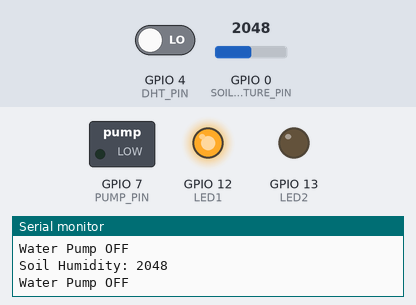
Simulated run of this sketch. Board: ESP32-C3. Shown: switched loads named in the sketch (green lamp = pin HIGH), output pins drawn as LEDs (lit = HIGH), the last lines printed to the serial monitor. Inputs (shaded band) come from the test bench; at power-on: GPIO 0 (SOIL_MOISTURE_PIN) = 2048, GPIO 4 (DHT_PIN) LOW. WiFi joins after 1.5 s; servers stay silent unless stated; no MQTT or app messages arrive unless stated.

Above: at 3.2 s.
3.3 s: GPIO 0 (SOIL_MOISTURE_PIN) set to 2452
6.5 s: GPIO 0 (SOIL_MOISTURE_PIN) set to 2529
At 8.3 s:
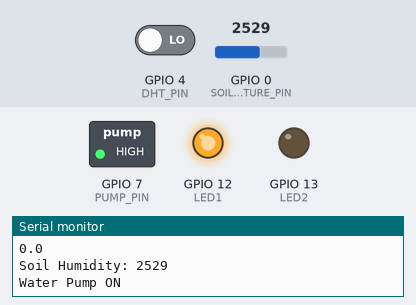
12.6 s: GPIO 0 (SOIL_MOISTURE_PIN) set to 2460
At 14.3 s:
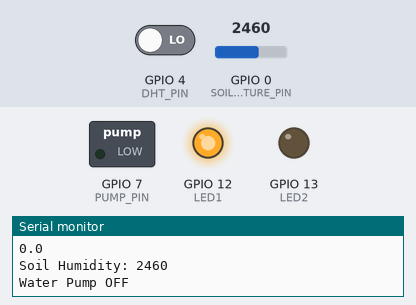
14.6 s: GPIO 0 (SOIL_MOISTURE_PIN) set to 2540
At 16.0 s:
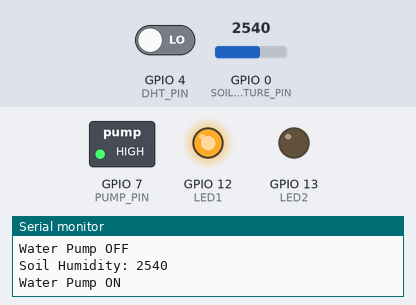
Timing chart, 0 to 17.6 s (numbered marks = the images above; inputs shaded):
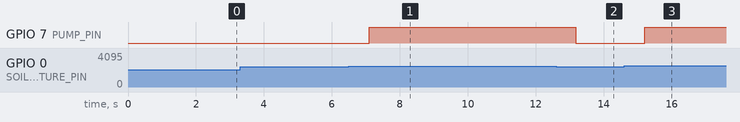

Measured:
- the behaviour switches between 2500 and 2501 on GPIO 0 (SOIL_MOISTURE_PIN) (found by bisection; images 0 and 1)
- after the input at 6.5 s, GPIO 7 (PUMP_PIN): LOW → HIGH after 0.60 s
- after the input at 12.6 s, GPIO 7 (PUMP_PIN): HIGH → LOW after 0.57 s
- after the input at 14.6 s, GPIO 7 (PUMP_PIN): LOW → HIGH after 0.61 s

The sketch:

sketch_jun28acd.ino
```cpp
/* Includes ------------------------------------------------------- */
#define LED1 12
#define LED2 13
#define PUMP_PIN 7
#define THRESHOLD 2500
#define SOIL_MOISTURE_PIN A0

#include "AITA_DHT.h"

/* Object definition ---------------------------------------------- */
AITA_DHT dht11;

#include <Arduino.h>
#include <WiFi.h>
#include <HTTPClient.h>
#include <PubSubClient.h>
#include <Ticker.h>

#ifndef STASSID
#define STASSID SSID
#define STAPSK PASS
#endif

const char *ssid = "CJ";
const char *pass = "20031019qweq";
const char *mqttServer = "192.168.107.76";
const char *mqtt_username = "admin";
const char *mqtt_password = "20031019qwe";
const int mqtt_port = 1883;

Ticker ticker;
WiFiClient wifiClient;
PubSubClient mqttClient(wifiClient);

int count;    // Ticker计数用变量

// ESP8266连接wifi
void connectWifi(){
  WiFi.begin(ssid, pass);
  //等待WiFi连接,成功连接后输出成功信息
  while (WiFi.status() != WL_CONNECTED) {
    delay(1000);
    Serial.print(".");
  }
  Serial.println("");
  Serial.println("WiFi Connected!");
  Serial.println("");
}

// 连接MQTT服务器并订阅信息
void connectMQTTServer(){
  // 根据ESP8266的MAC地址生成客户端ID（避免与其它ESP8266的客户端ID重名）
  String clientId = "esp32C3-" + WiFi.macAddress();

  // 连接MQTT服务器
  if (mqttClient.connect(clientId.c_str(), mqtt_username, mqtt_password)) {
    Serial.println("MQTT Server Connected.");
    Serial.println("Server Address: ");
    Serial.println(mqttServer);
    Serial.println("ClientId:");
    Serial.println(clientId);
    subscribeTopic(); // 订阅指定主题
  } else {
    Serial.print("MQTT Server Connect Failed. Client State:");
    Serial.println(mqttClient.state());
    delay(5000);
  }
}

// 收到信息后的回调函数
void receiveCallback(char* topic, byte* payload, unsigned int length) {
  Serial.print("Message Received [");
  Serial.print(topic);
  Serial.print("] ");
  for (int i = 0; i < length; i++) {
    Serial.print((char)payload[i]);
  }
  Serial.println("");
  Serial.print("Message Length(Bytes) ");
  Serial.println(length);

  if ((char)payload[8] == 't') {     // 如果收到的信息以“1”为开始
    digitalWrite(PUMP_PIN, HIGH);
    digitalWrite(LED2, HIGH);  // 则点亮LED。
    Serial.println("LED ON");
  } else {
    digitalWrite(LED2, LOW); // 否则熄灭LED。
    Serial.println("LED OFF");
  }
}

// 订阅指定主题
void subscribeTopic(){

  // 建立订阅主题。主题名称以Taichi-Maker-Sub为前缀，后面添加设备的MAC地址。
  // 这么做是为确保不同设备使用同一个MQTT服务器测试消息订阅时，所订阅的主题名称不同
  String topicString = "Taichi-Maker-Sub-" + WiFi.macAddress();
  char subTopic[topicString.length() + 1];
  strcpy(subTopic, topicString.c_str());

  // 通过串口监视器输出是否成功订阅主题以及订阅的主题名称
  if(mqttClient.subscribe(subTopic)){
    Serial.println("Subscrib Topic:");
    Serial.println(subTopic);
  } else {
    Serial.print("Subscribe Fail...");
  }
}

void tickerCount(){
  count++;
}

// 发布信息
void pubMQTTmsg(){
  static int value; // 客户端发布信息用数字

  // 建立发布主题。主题名称以Taichi-Maker-为前缀，后面添加设备的MAC地址。
  // 这么做是为确保不同用户进行MQTT信息发布时，ESP8266客户端名称各不相同，
  String topicString = "Taichi-Maker-Pub-" + WiFi.macAddress();
  char publishTopic[topicString.length() + 1];
  strcpy(publishTopic, topicString.c_str());

  String topicString1 = "Taichi-Maker-Pub1-" + WiFi.macAddress();
  char publishTopic1[topicString1.length() + 1];
  strcpy(publishTopic1, topicString1.c_str());


  // 建立发布信息。信息内容以Hello World为起始，后面添加发布次数。
  uint8_t temperature, humidity;
  if(!dht11.dht11Read(&temperature, &humidity)){
    Serial.printf("The temp:%d,The humi:%d\r\n", temperature, humidity);
  }
  String messageString = String((float)temperature, 1);
  char publishMsg[messageString.length() + 1];
  strcpy(publishMsg, messageString.c_str());

  String messageString1 = String((float)humidity, 1);
  char publishMsg1[messageString1.length() + 1];
  strcpy(publishMsg1, messageString1.c_str());
  //
  // 实现ESP8266向主题发布信息
  if(mqttClient.publish(publishTopic, publishMsg)&&mqttClient.publish(publishTopic1, publishMsg1)){
    Serial.println("Publish Topic:");Serial.println(publishTopic);
    Serial.println("Publish message:");Serial.println(publishMsg);
    Serial.println("Publish Topic1:");Serial.println(publishTopic1);
    Serial.println("Publish message1:");Serial.println(publishMsg1);
  } else {
    Serial.println("Message Publish Failed.");
  }
}

void setup() {
  pinMode(PUMP_PIN, OUTPUT);
  pinMode(SOIL_MOISTURE_PIN, INPUT);
  pinMode(LED2, OUTPUT);
  pinMode(LED1, OUTPUT);     // 设置板上LED引脚为输出模式
  digitalWrite(LED1, HIGH);  // 启动后关闭板上LED
  Serial.begin(115200);
  WiFi.mode(WIFI_STA);
  // 连接WiFi
  connectWifi();
  Serial.print("RRSI: ");
  Serial.println(WiFi.RSSI());
  // 设置MQTT服务器和端口号
  mqttClient.setServer(mqttServer, mqtt_port);
  // 设置MQTT订阅回调函数
  mqttClient.setCallback(receiveCallback);
  // 连接MQTT服务器
  connectMQTTServer();
  // Ticker定时对象
  ticker.attach(1, tickerCount);
}

void loop() {
  if ((WiFi.status() == WL_CONNECTED)) {
    if (mqttClient.connected()) { // 如果开发板成功连接服务器
        // 每隔3秒钟发布一次信息
        if (count >= 3){
        pubMQTTmsg();
        count = 0;
        }
        mqttClient.loop();          // 保持客户端心跳
        //uint8_t temperature, humidity;
        //if(!dht11.dht11Read(&temperature, &humidity)){
        //Serial.printf("The temp:%d,The humi:%d\r\n", temperature, humidity);
        //}
    } else {                  // 如果开发板未能成功连接服务器
        connectMQTTServer();    // 则尝试连接服务器
    }
    int soilMoisture = analogRead(SOIL_MOISTURE_PIN);
    Serial.print("Soil Humidity: ");
    Serial.println(soilMoisture);

    if (soilMoisture > THRESHOLD) {

    digitalWrite(PUMP_PIN, HIGH); // Turn on the pump
    Serial.println("Water Pump ON");
    } else {

    digitalWrite(PUMP_PIN, LOW); // Turn off the pump
    Serial.println("Water Pump OFF");
    }
    delay(1000);
    }
}
```

AITA_DHT.cpp
```cpp
/* Includes ------------------------------------------------------- */
#include "AITA_DHT.h"

/* Private functions ---------------------------------------------- */
//DHT11初始化函数
uint8_t dht11_init(void) {
    uint8_t errcode = SUCC;
    uint8_t i = 0;

    IO_OUTMODE     //设置IO输出
    IO_SET         //IO输出1
    DELAY_MS(2);   //延时2ms，为下降沿做准备
    IO_CLR         //IO输出0，产生下降沿

    DELAY_MS(20);  //延时20ms，主机下降沿并保持，18ms以上的低电平启动DHT11
    IO_SET         //再次拉高IO，等待DHT11拉低以作应答

    IO_INMODE      //设置IO输入
    DELAY_US(40);  //延时40us，等待DHT11输入的低电平应答信号

    //等待DHT11拉低IO，最高持续MAXCOUNT个us
    while(READ_IO==1 && i<MAXCOUNT) {
        i++;
        DELAY_US(1);
    }
    if(i>=MAXCOUNT) {
        errcode = INITTOUT;
        return errcode;
    } else i = 0;
    //DHT11拉低IO持续80us，后会在拉高IO持续80us作为完整的应答
    while (READ_IO==0 && i<MAXCOUNT) {
        i++;
        DELAY_US(1);
    }
    if(i>=MAXCOUNT) {
        errcode = INITTOUT;
        return errcode;
    }
    return errcode;
}
//读取一个bit函数
uint8_t dht11_readBit(void) {
    uint8_t i = 0;
    //等待IO变低
    while(READ_IO==1 && i<MAXCOUNT) {
        i++;
        DELAY_US(1);
    }
    i = 0;
    //等待IO变高——先低再高表示开始传输一个bit
    while (READ_IO==0 && i<MAXCOUNT) {
        i++;
        DELAY_US(1);
    }
    DELAY_US(40);    //等待40us（0 bit）
    if(READ_IO==1) return 1;
    else return 0;
}
//读取一个Byte函数
uint8_t dht11_readByte(void) {
    uint8_t i = 0;
    uint8_t data = 0;
    for(i=0; i<8; i++) {
        data <<= 1;// 将data左移一位，为下一位腾出空间
        data |= dht11_readBit();// 调用dht11_readBit()函数读取一位数据，并将其与data进行或运算
    }
    return data;
}

/* Class functions ------------------------------------------------ */
//读取温湿度值
uint8_t AITA_DHT::dht11Read(uint8_t *temp, uint8_t *humi) {
    uint8_t buf[5];
    uint8_t i;

    if(!dht11_init()) {
        for(i=0; i<5; i++) {
            buf[i] = dht11_readByte();
        }

        humidity_integer = buf[0];
        humidity_decimal = buf[1];
        temperature_integer = buf[2];
        temperature_decimal = buf[3];
        checksum = buf[0]+buf[1]+buf[2]+buf[3];

        if((buf[0]+buf[1]+buf[2]+buf[3]) == buf[4]) {
            *humi = buf[0];
            *temp = buf[2];
        } else {
            return CHECKSUM;
        }

    } else {
        return INITTOUT;
    }
    return SUCC;
}
```

AITA_DHT.h
```cpp
#ifndef __AITA_DHT_H_
#define __AITA_DHT_H_

/* Includes ------------------------------------------------------- */
#include <Arduino.h>

/* Exported macro ------------------------------------------------- */
#define SUCC        0   //成功编码
#define INITTOUT    1   //初始化超时错误编码
#define CHECKSUM    2   //校验和错误编码

#define MAXCOUNT    100 //溢出次数，超过此值则超时
#define DHT_PIN     4   //控制DHT11的IO编号，此处为：GPIO4
#define IO_OUTMODE  pinMode(DHT_PIN, OUTPUT);//初始化GPIO0为输出
#define IO_INMODE   pinMode(DHT_PIN, INPUT);  //设置IO位输入
#define IO_SET      digitalWrite(DHT_PIN, HIGH);//IO输出高
#define IO_CLR      digitalWrite(DHT_PIN,  LOW);//IO输出低
#define READ_IO     digitalRead(DHT_PIN)        //读取IO输入

#define DELAY_MS    delay              //ms级延时函数
#define DELAY_US    delayMicroseconds  //us级延时函数

/* Exported class declaration ------------------------------------- */
class AITA_DHT {
  public:
  uint8_t dht11Read(uint8_t *temp, uint8_t *humi);

  uint8_t humidity_integer;
  uint8_t temperature_integer;
  uint8_t humidity_decimal;
  uint8_t temperature_decimal;
  uint8_t checksum;
};

#endif
```
